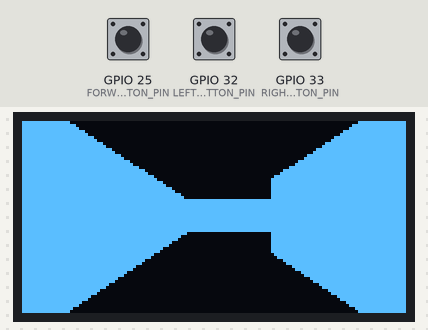
This program was run on a simulated ESP32. Shown: 128×64 one-colour display. The inputs (shaded band) are chosen by the test bench; at power-on: GPIO 25 (FORWARD_BUTTON_PIN) HIGH, GPIO 32 (LEFT_BUTTON_PIN) HIGH, GPIO 33 (RIGHT_BUTTON_PIN) HIGH.

Above: at 1.2 s.
1.3 s: GPIO 25 (FORWARD_BUTTON_PIN) pulled LOW for 1 s
At 3.4 s:
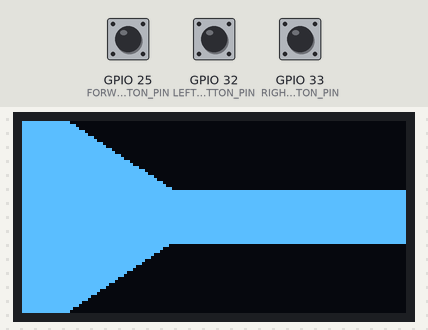
3.8 s: GPIO 32 (LEFT_BUTTON_PIN) pulled LOW for 1 s
At 5.7 s:
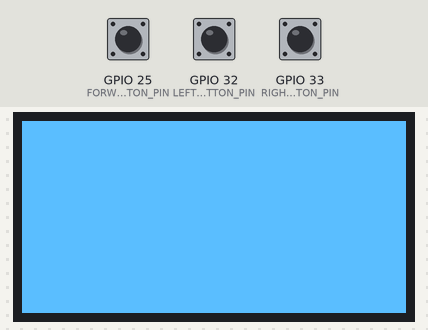
6.3 s: GPIO 33 (RIGHT_BUTTON_PIN) pulled LOW for 3.2 s
At 10.7 s:
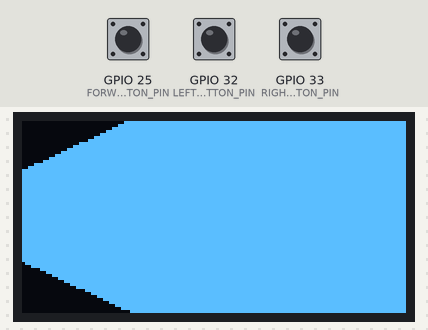
11.0 s: GPIO 25 (FORWARD_BUTTON_PIN) pulled LOW for 0.15 s
At 12.2 s:
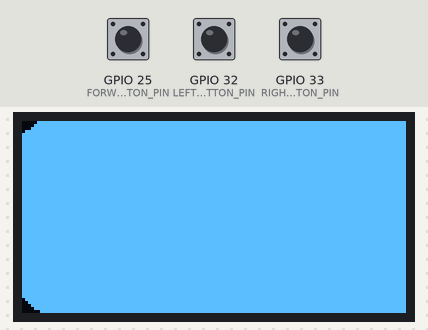
12.6 s: GPIO 32 (LEFT_BUTTON_PIN) pulled LOW for 0.15 s
At 13.2 s:
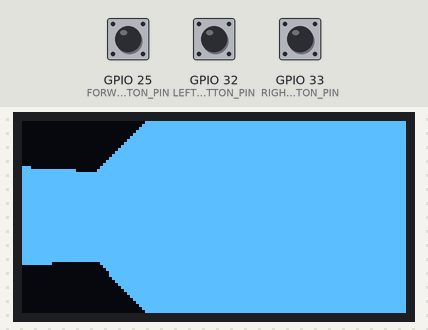
14.2 s: GPIO 33 (RIGHT_BUTTON_PIN) pulled LOW for 0.15 s
At 14.29 s:
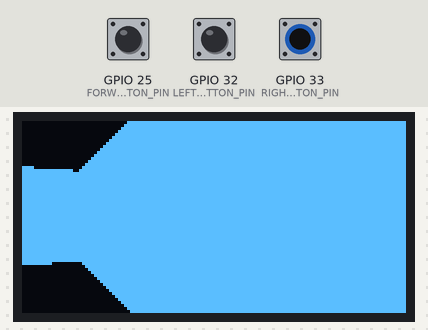
Timing chart, 0 to 16.8 s (numbered marks = the images above; inputs shaded):
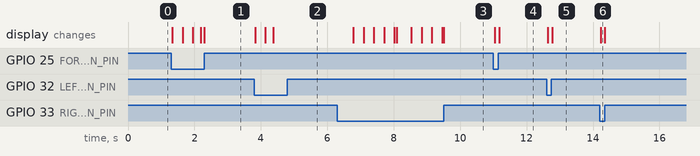

Measured:
- after the input at 1.3 s, the display: first changes at once (image 1 shows a later state)
- after the input at 3.8 s, the display: first changes at once (image 2 shows a later state)
- after the input at 6.3 s, the display: first changes after 0.48 s (image 3 shows a later state)
- after the input at 11.0 s, the display: first changes after 0.05 s (image 4 shows a later state)
- after the input at 12.6 s, the display: first changes at once (image 5 shows a later state)
- after the input at 14.2 s, the display: changes at once (image 6)

The program:

main.cpp
```cpp
#include <Arduino.h>

#include "config.h"
#include "display.h"
#include "input.h"
#include "map.h"
#include "movement.h"
#include "player.h"
#include "renderer.h"

namespace {
Map gameMap;
Player player = {
    {1.5f, 1.5f},
    {1.0f, 0.0f},
    {0.0f, config::CAMERA_PLANE_LENGTH},
};
Input input;
OledDisplay display;
std::uint32_t previousFrameMillis = 0;

float calculateFrameSeconds(std::uint32_t currentMillis) {
    const std::uint32_t elapsedMillis = currentMillis - previousFrameMillis;
    const float elapsedSeconds = static_cast<float>(elapsedMillis) / 1000.0f;
    if (elapsedSeconds > config::MAX_FRAME_SECONDS)
        return config::MAX_FRAME_SECONDS;
    return elapsedSeconds;
}
}  // namespace

void setup() {
    Serial.begin(115200);
    input.begin();
    if (!display.begin()) Serial.println("SSD1306 initialization failed");
    previousFrameMillis = millis();
    renderFrame(gameMap, player, display);
}

void loop() {
    const std::uint32_t currentMillis = millis();
    const float deltaSeconds = calculateFrameSeconds(currentMillis);
    previousFrameMillis = currentMillis;
    updatePlayer(player, gameMap, input.read(), deltaSeconds);
    renderFrame(gameMap, player, display);
}
```

display.h
```cpp
#ifndef DISPLAY_H
#define DISPLAY_H

#include <cstdint>

class Display {
 public:
    virtual ~Display() = default;
    virtual bool begin() = 0;
    virtual void clear() = 0;
    virtual void drawVerticalLine(std::uint8_t x, std::uint8_t y,
                                  std::uint8_t height) = 0;
    virtual void present() = 0;
};

class OledDisplay final : public Display {
 public:
    bool begin() override;

    void clear() override;

    void drawVerticalLine(std::uint8_t x, std::uint8_t y,
                          std::uint8_t height) override;

    void present() override;
};

#endif
```

input.h
```cpp
#ifndef INPUT_H
#define INPUT_H

struct InputState {
    bool forward;
    bool rotateLeft;
    bool rotateRight;
};

class Input {
 public:
    void begin();
    InputState read() const;
};

#endif
```

map.h
```cpp
#ifndef MAP_H
#define MAP_H

#include <cstdint>

class Map {
 public:
    static constexpr int WIDTH = 8;
    static constexpr int HEIGHT = 8;

    bool isWall(int x, int y) const;

 private:
    static const std::uint8_t CELLS[HEIGHT][WIDTH];
};

#endif
```

movement.h
```cpp
#ifndef MOVEMENT_H
#define MOVEMENT_H

#include "input.h"
#include "map.h"
#include "player.h"

void updatePlayer(Player& player, const Map& map, const InputState& input,
                  float deltaSeconds);

#endif
```

player.h
```cpp
#ifndef PLAYER_H
#define PLAYER_H

struct Vector2 {
    float x;
    float y;
};

struct Player {
    Vector2 position;
    Vector2 direction;
    Vector2 cameraPlane;
};

#endif
```

raycaster.h
```cpp
#ifndef RAYCASTER_H
#define RAYCASTER_H

#include <cstdint>

#include "map.h"
#include "player.h"

enum class HitSide : std::uint8_t { NONE, X, Y };

struct RayHit {
    bool hit;
    float perpendicularDistance;
    HitSide side;
};

RayHit castRay(const Map& map, const Player& player, std::uint8_t column);

#endif
```

renderer.h
```cpp
#ifndef RENDERER_H
#define RENDERER_H

#include <cstdint>

#include "display.h"
#include "map.h"
#include "player.h"

struct WallSlice {
    std::uint8_t startY;
    std::uint8_t height;
};

WallSlice calculateWallSlice(float perpendicularDistance);

void renderFrame(const Map& map, const Player& player, Display& display);

#endif
```

display.cpp
```cpp
#include "display.h"

#include <U8g2lib.h>

#include "config.h"

namespace {
U8G2_SSD1306_128X64_NONAME_F_HW_I2C oled(U8G2_R0, U8X8_PIN_NONE,
                                         config::OLED_SCL_PIN,
                                         config::OLED_SDA_PIN);
}

bool OledDisplay::begin() {
    oled.setI2CAddress(config::OLED_ADDRESS << 1);
    oled.setBusClock(config::OLED_BUS_FREQUENCY);
    return oled.begin();
}

void OledDisplay::clear() { oled.clearBuffer(); }

void OledDisplay::drawVerticalLine(std::uint8_t x, std::uint8_t y,
                                   std::uint8_t height) {
    oled.drawVLine(x, y, height);
}

void OledDisplay::present() { oled.sendBuffer(); }
```

input.cpp
```cpp
#include "input.h"

#include <Arduino.h>

#include "config.h"

void Input::begin() {
    pinMode(config::FORWARD_BUTTON_PIN, INPUT_PULLUP);
    pinMode(config::LEFT_BUTTON_PIN, INPUT_PULLUP);
    pinMode(config::RIGHT_BUTTON_PIN, INPUT_PULLUP);
}

InputState Input::read() const {
    return {
        digitalRead(config::FORWARD_BUTTON_PIN) == LOW,
        digitalRead(config::LEFT_BUTTON_PIN) == LOW,
        digitalRead(config::RIGHT_BUTTON_PIN) == LOW,
    };
}
```

map.cpp
```cpp
#include "map.h"

const std::uint8_t Map::CELLS[Map::HEIGHT][Map::WIDTH] = {
    {1, 1, 1, 1, 1, 1, 1, 1},
    {1, 0, 0, 0, 0, 0, 0, 1},
    {1, 0, 1, 1, 0, 0, 0, 1},
    {1, 0, 0, 0, 0, 0, 0, 1},
    {1, 0, 0, 0, 1, 1, 0, 1},
    {1, 0, 0, 0, 0, 0, 0, 1},
    {1, 0, 0, 0, 0, 0, 0, 1},
    {1, 1, 1, 1, 1, 1, 1, 1},
};

bool Map::isWall(int x, int y) const {
    if (x < 0 || x >= WIDTH || y < 0 || y >= HEIGHT) return true;
    return CELLS[y][x] != 0;
}
```

movement.cpp
```cpp
#include "movement.h"

#include <cmath>

#include "config.h"

static float clampDeltaSeconds(float deltaSeconds) {
    if (deltaSeconds < 0.0f) return 0.0f;
    if (deltaSeconds > config::MAX_FRAME_SECONDS)
        return config::MAX_FRAME_SECONDS;
    return deltaSeconds;
}

static bool canMove(const Map& map, float x, float y) {
    const float radius = config::COLLISION_RADIUS;
    const int left = static_cast<int>(std::floor(x - radius));
    const int right = static_cast<int>(std::floor(x + radius));
    const int top = static_cast<int>(std::floor(y - radius));
    const int bottom = static_cast<int>(std::floor(y + radius));

    return !map.isWall(left, top) && !map.isWall(right, top) &&
           !map.isWall(left, bottom) && !map.isWall(right, bottom);
}

static void rotatePlayer(Player& player, float angle) {
    const float cosine = std::cos(angle);
    const float sine = std::sin(angle);
    const Vector2 oldDirection = player.direction;
    const Vector2 oldPlane = player.cameraPlane;

    player.direction.x = oldDirection.x * cosine - oldDirection.y * sine;
    player.direction.y = oldDirection.x * sine + oldDirection.y * cosine;
    player.cameraPlane.x = oldPlane.x * cosine - oldPlane.y * sine;
    player.cameraPlane.y = oldPlane.x * sine + oldPlane.y * cosine;
}

static void moveForward(Player& player, const Map& map, float distance) {
    const float nextX = player.position.x + player.direction.x * distance;
    if (canMove(map, nextX, player.position.y)) player.position.x = nextX;
    const float nextY = player.position.y + player.direction.y * distance;
    if (canMove(map, player.position.x, nextY)) player.position.y = nextY;
}

void updatePlayer(Player& player, const Map& map, const InputState& input,
                  float deltaSeconds) {
    const float frameSeconds = clampDeltaSeconds(deltaSeconds);
    const int rotationDirection = static_cast<int>(input.rotateRight) -
                                  static_cast<int>(input.rotateLeft);

    if (rotationDirection != 0) {
        rotatePlayer(player,
                     rotationDirection * config::ROTATION_SPEED * frameSeconds);
    }
    if (input.forward)
        moveForward(player, map, config::MOVE_SPEED * frameSeconds);
}
```

raycaster.cpp
```cpp
#include "raycaster.h"

#include <cmath>
#include <limits>

#include "config.h"

static RayHit noHit() { return {false, 0.0f, HitSide::NONE}; }

static float initialSideDistance(float position, int mapCoordinate,
                                 float rayDirection, float deltaDistance,
                                 int step) {
    if (step < 0)
        return (position - static_cast<float>(mapCoordinate)) * deltaDistance;
    return (static_cast<float>(mapCoordinate) + 1.0f - position) *
           deltaDistance;
}

RayHit castRay(const Map& map, const Player& player, std::uint8_t column) {
    if (column >= config::SCREEN_WIDTH) return noHit();
    const float cameraX = 2.0f * (static_cast<float>(column) + 0.5f) /
                              static_cast<float>(config::SCREEN_WIDTH) -
                          1.0f;
    const float rayDirectionX =
        player.direction.x + player.cameraPlane.x * cameraX;
    const float rayDirectionY =
        player.direction.y + player.cameraPlane.y * cameraX;
    const float infinity = std::numeric_limits<float>::infinity();
    const float deltaDistanceX =
        rayDirectionX == 0.0f ? infinity : std::fabs(1.0f / rayDirectionX);
    const float deltaDistanceY =
        rayDirectionY == 0.0f ? infinity : std::fabs(1.0f / rayDirectionY);
    int mapX = static_cast<int>(std::floor(player.position.x));
    int mapY = static_cast<int>(std::floor(player.position.y));
    const int stepX = rayDirectionX < 0.0f ? -1 : 1;
    const int stepY = rayDirectionY < 0.0f ? -1 : 1;
    float sideDistanceX = initialSideDistance(
        player.position.x, mapX, rayDirectionX, deltaDistanceX, stepX);
    float sideDistanceY = initialSideDistance(
        player.position.y, mapY, rayDirectionY, deltaDistanceY, stepY);
    HitSide side = HitSide::NONE;

    for (int step = 0; step < Map::WIDTH * Map::HEIGHT; ++step) {
        if (sideDistanceX < sideDistanceY) {
            sideDistanceX += deltaDistanceX;
            mapX += stepX;
            side = HitSide::X;
        } else {
            sideDistanceY += deltaDistanceY;
            mapY += stepY;
            side = HitSide::Y;
        }
        if (!map.isWall(mapX, mapY)) continue;
        float distance;
        if (side == HitSide::X) {
            distance = (static_cast<float>(mapX) - player.position.x +
                        static_cast<float>(1 - stepX) * 0.5f) /
                       rayDirectionX;
        } else {
            distance = (static_cast<float>(mapY) - player.position.y +
                        static_cast<float>(1 - stepY) * 0.5f) /
                       rayDirectionY;
        }
        if (!std::isfinite(distance) || distance <= 0.0f) return noHit();
        return {true, distance, side};
    }
    return noHit();
}
```

renderer.cpp
```cpp
#include "renderer.h"

#include <cmath>

#include "config.h"
#include "raycaster.h"

WallSlice calculateWallSlice(float perpendicularDistance) {
    if (!std::isfinite(perpendicularDistance) ||
        perpendicularDistance <= 0.0f) {
        return {0, 0};
    }
    const float safeDistance =
        perpendicularDistance < 0.001f ? 0.001f : perpendicularDistance;
    int height = static_cast<int>(config::SCREEN_HEIGHT / safeDistance);
    if (height < 1) height = 1;
    if (height > config::SCREEN_HEIGHT) height = config::SCREEN_HEIGHT;
    const int startY = (config::SCREEN_HEIGHT - height) / 2;
    return {
        static_cast<std::uint8_t>(startY),
        static_cast<std::uint8_t>(height),
    };
}

void renderFrame(const Map& map, const Player& player, Display& display) {
    display.clear();
    for (std::uint8_t column = 0; column < config::SCREEN_WIDTH; ++column) {
        const RayHit hit = castRay(map, player, column);
        if (!hit.hit) continue;
        const WallSlice slice = calculateWallSlice(hit.perpendicularDistance);
        if (slice.height > 0)
            display.drawVerticalLine(column, slice.startY, slice.height);
    }
    display.present();
}
```

config.h
```cpp
#ifndef CONFIG_H
#define CONFIG_H

#include <cstdint>

namespace config {
constexpr std::uint8_t SCREEN_WIDTH = 128;
constexpr std::uint8_t SCREEN_HEIGHT = 64;

constexpr std::uint8_t OLED_ADDRESS = 0x3C;
constexpr std::uint8_t OLED_SDA_PIN = 21;
constexpr std::uint8_t OLED_SCL_PIN = 22;
constexpr std::uint32_t OLED_BUS_FREQUENCY = 400000;

constexpr std::uint8_t FORWARD_BUTTON_PIN = 25;
constexpr std::uint8_t LEFT_BUTTON_PIN = 32;
constexpr std::uint8_t RIGHT_BUTTON_PIN = 33;

constexpr float CAMERA_PLANE_LENGTH = 0.66f;
constexpr float MOVE_SPEED = 2.0f;
constexpr float ROTATION_SPEED = 1.8f;
constexpr float COLLISION_RADIUS = 0.20f;
constexpr float MAX_FRAME_SECONDS = 0.05f;
}  // namespace config

#endif
```
